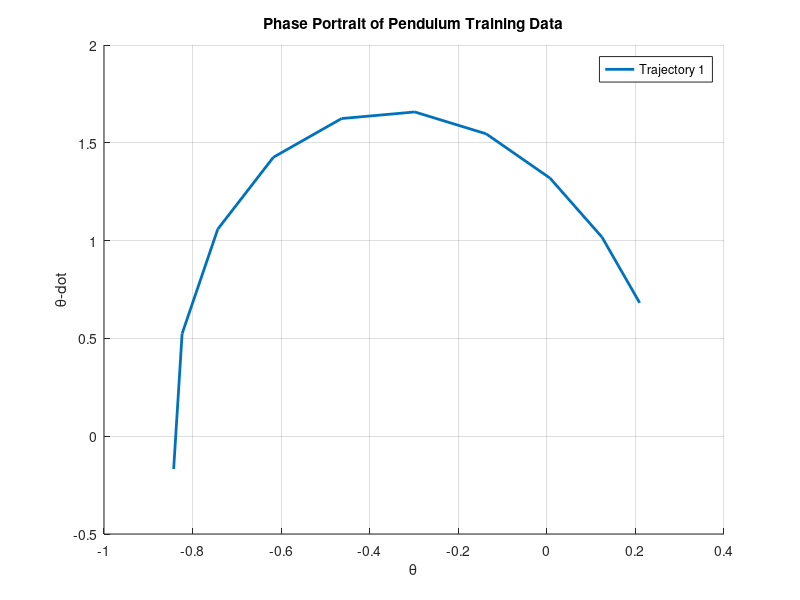

MATLAB code for this plot: (Note: this script raises an error after producing the figure.)
clc; clear; close all;

%set default figure properties
set(0,'DefaultLineLineWidth',2)
set(0,'defaultfigurecolor',[1 1 1])

% import functions
addpath dynamics dmd edmd training prediction

%% Problem setup
% for pendulum, states = [theta, theta_dot].
dynamics_fn = @dynamics_pendulum; % point to pendulum dynamics

% operator approximation method
% set to EDMD_flag = false for DMD.
% set to EDMD_flag = true for EDMD.
EDMD_flag = false; 

%% Load training dataset and visualize
% load the csv file for pendulum training
data = load("training/pendulum_training.csv");


%%%%%%%%%%%%% Visualize the training dataset %%%%%%%%%%%%%%%%%%%%
% complete code to plot phase portraits of training data
% Load the training dataset from 'pendulum_training.csv'

% Number of trajectories in the dataset
num_trajectories = 126;

% Sampling rate
sampling_rate = 0.1;

% Number of data points in each trajectory
num_points = size(data, 1)/num_trajectories;

% Time span for each trajectory
time_span = 1;

% Visualize a few sample trajectories by plotting a phase portrait (θ vs ẋ)
figure;
hold on;
for i = 1:num_trajectories % Plot up to 5 trajectories
    % Extract theta and theta_dot for the current trajectory
    index = num_points*(i-1)+2*i;
    theta = data(index:num_points,1);
    theta_dot = data(index:num_points,2);
    
    % Plot phase portrait (theta vs theta_dot)
    plot(theta, theta_dot);
end

% Set labels and title
xlabel('\theta');
ylabel('\theta-dot');
title('Phase Portrait of Pendulum Training Data');

% Add legend
legend('Trajectory 1', 'Trajectory 2', 'Trajectory 3', 'Trajectory 4', 'Trajectory 5');

% Display grid
grid on;

hold off;

%%%%%%%%%%%%%%%%%%%%%%%%%%%%%%%%%%%%%%%%%%%%%%%%%%%%%%%%%%%%%%%%%%


%%%%%%%%%%%%% Generate time-shfited snapshots %%%%%%%%%%%%%%%%%%%%
% complete code to obtain snapshots X1 and X2 from dataset X
X1 = data(1:end-1,:);
X2 = data(2:end,:);

%%%%%%%%%%%%%%%%%%%%%%%%%%%%%%%%%%%%%%%%%%%%%%%%%%%%%%%%%%%%%%%%%%


%% get Koopman operator
if(EDMD_flag)
    % get Koopman operator using EDMD
    % define basis setup
    basis.dim = 2; % system dimension

    %%%%%%%%%%%%% Setup basis properties for EDMD %%%%%%%%%%%%
    % complete code
    % specify basis type as a string below ('monomials or rbf')

    % basis.type = ?? 
    switch basis.type
    case 'monomials'
        % specifiy degree of monomial sbelow
        % basis.deg = ??;
    case 'rbf'
        % specifiy kernel width of rbfs
        % basis.gamma = 0.5;
    otherwise
        disp('Please specify type of basis')
    end

    %%%%%%%%%% Obtain Koopman operator using EDMD %%%%%%%%%%%%
        
    % complete code for function get_EDMD()
    [A, C] = get_EDMD(X1, X2, basis);   
    operator.A = A;
    operator.C = C;
    %%%%%%%%%%%%%%%%%%%%%%%%%%%%%%%%%%%%%%%%%%%%%%%%%%%%%%%%%%%%

else
    %%%%%%%%%% Obtain Koopman operator using DMD %%%%%%%%%%%%
    basis = [];

    % complete code for function get_DMD()
    A = get_DMD(X1, X2);
    operator.A = A;

    %%%%%%%%%%%%%%%%%%%%%%%%%%%%%%%%%%%%%%%%%%%%%%%%%%%%%%%%%%%%
end

%% Plot eigenvalues of Koopman operator
%%%%%%%%% Plot eigenvlaues of A in a unit circle %%%%%%%%%%%%%%%%
% complete code to plot discrete time eigenvalues of A


%%%%%%%%%%%%%%%%%%%%%%%%%%%%%%%%%%%%%%%%%%%%%%%%%%%%%%%%%%%%%%%%%%

%% evaluate operator for n timesteps prediction
% Use the following parameters for validation
prediction.n_traj = 9; %traj for evaluations
prediction.n_steps = 20; % num timesteps to predict
prediction.dt = 0.1;
prediction.show_plot = true;

% load the validation dataset
X_eval = load('prediction\pendulum_validation.csv');


%%%%%%%%%%%%% Get predictions using Koopman  %%%%%%%%%%%%%%%%%%%%
% complete code for function eval_prediction()
X_pred = eval_prediction(X_eval,operaotr,basis,prediction);


%%%%%%%%%%%%%%%%%%%%%%%%%%%%%%%%%%%%%%%%%%%%%%%%%%%%%%%%%%%%%%%%%%

% evaluate the avg rmse and % error across for prediction
X_true = X_eval(1:prediction.n_steps,:);
RMSE = rmse(X_pred, X_true, prediction);
